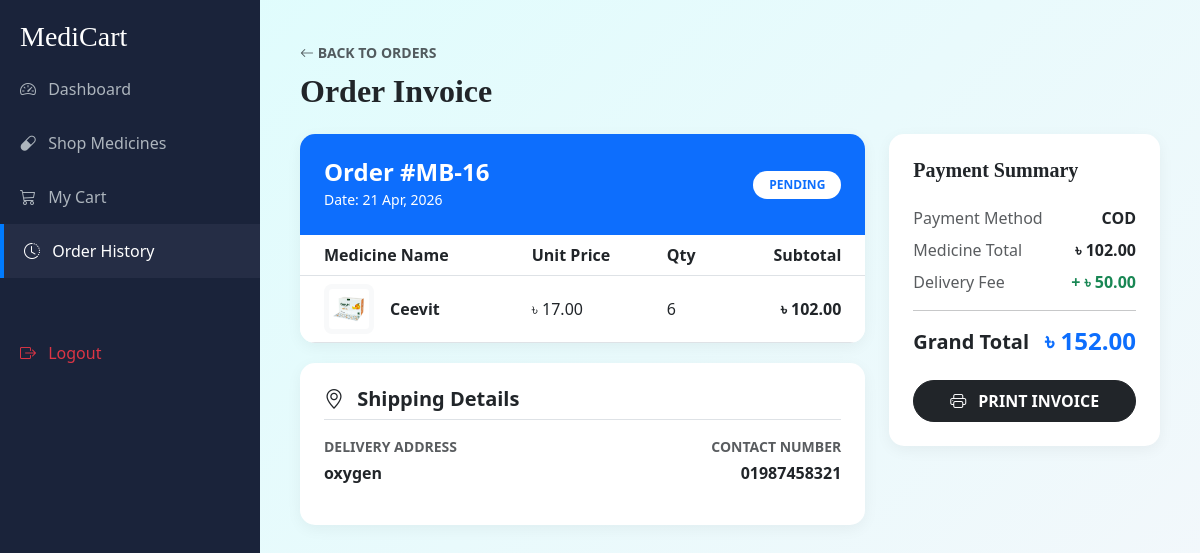
Screenshot of /order_details.php?id=16 (signed in) with the database file from the repository.
### tables this page shows
CREATE TABLE `orders` (
  `order_id` int(11) NOT NULL,
  `user_id` int(11) DEFAULT NULL,
  `address` text DEFAULT NULL,
  `phone` varchar(20) DEFAULT NULL,
  `total_amount` decimal(10,2) DEFAULT NULL,
  `payment_method` varchar(50) DEFAULT NULL,
  `status` varchar(50) DEFAULT 'Pending',
  `prescription_file` varchar(255) DEFAULT NULL,
  `order_date` timestamp NOT NULL DEFAULT current_timestamp(),
  `total_price` decimal(10,2) DEFAULT 0.00
);

CREATE TABLE `order_items` (
  `id` int(11) NOT NULL,
  `order_id` int(11) DEFAULT NULL,
  `medicine_id` int(11) DEFAULT NULL,
  `quantity` int(11) DEFAULT NULL,
  `price` decimal(10,2) DEFAULT NULL
);

CREATE TABLE `medicines` (
  `medicine_id` int(11) NOT NULL,
  `name` varchar(255) DEFAULT NULL,
  `brand` varchar(100) DEFAULT NULL,
  `price` decimal(10,2) DEFAULT NULL,
  `stock` int(11) DEFAULT 0,
  `prescription_required` tinyint(1) DEFAULT 0,
  `image` varchar(255) DEFAULT NULL,
  `created_at` timestamp NOT NULL DEFAULT current_timestamp(),
  `category_id` int(11) DEFAULT NULL,
  `is_prescription_required` tinyint(1) DEFAULT 0
);

### order_details.php (the view, shortened to what this page needs)
<?php
include('includes/db.php');
$user_id = $_SESSION['user_id'];
$order_id = (int)$_GET['id'];
$orderQuery = mysqli_query($conn,
    "SELECT * FROM orders WHERE order_id = '$order_id' AND user_id = '$user_id'"
);
$order = mysqli_fetch_assoc($orderQuery);
$itemsQuery = mysqli_query($conn,
    "SELECT oi.*, m.name, m.image
     FROM order_items oi
     JOIN medicines m ON oi.medicine_id = m.medicine_id
     WHERE oi.order_id = '$order_id'"
);
?>
<!DOCTYPE html>
<html lang="en">
<head>
    <link href="https://cdn.jsdelivr.net/npm/bootstrap@5.3.0/dist/css/bootstrap.min.css" rel="stylesheet">
    <link rel="stylesheet" href="https://cdn.jsdelivr.net/npm/bootstrap-icons@1.11.0/font/bootstrap-icons.css">
</head>
<body>
<div class="sidebar no-print">
    <h3 style="font-family: cursive; padding-left: 20px;">MediCart</h3>
    <a href="dashboard.php"><i class="bi bi-speedometer2 me-2"></i> Dashboard</a>
    <a href="medicines.php"><i class="bi bi-capsule me-2"></i> Shop Medicines</a>
    <a href="cart.php"><i class="bi bi-cart3 me-2"></i> My Cart</a>
    <a href="orders.php" class="active"><i class="bi bi-clock-history me-2"></i> Order History</a>
    <a href="logout.php" class="mt-5 text-danger"><i class="bi bi-box-arrow-right me-2"></i> Logout</a>
</div>
<div class="main-content">
    <div class="mb-4 no-print">
        <a href="orders.php" class="text-decoration-none text-muted small fw-bold">
            <i class="bi bi-arrow-left"></i> BACK TO ORDERS
        </a>
        <h2 class="fw-bold mt-2" style="font-family: cursive;">Order Invoice</h2>
    </div>
    <div class="row">
        <div class="col-lg-8">
            <div class="detail-card overflow-hidden">
                <div class="bg-primary p-4 text-white d-flex justify-content-between align-items-center">
                    <div>
                        <h4 class="mb-0 fw-bold">Order #MB-<?php echo $order['order_id']; ?></h4>
                        <small>Date: <?php echo date('d M, Y', strtotime($order['order_date'])); ?></small>
                    </div>
                    <span class="badge bg-white text-primary rounded-pill fw-bold px-3 py-2">
                        <?php echo strtoupper($order['status']); ?>
                    </span>
                </div>
                <div class="table-responsive">
                    <table class="table mb-0 align-middle">
                        <thead class="bg-light">
                            <tr>
                                <th class="ps-4">Medicine Name</th>
                                <th>Unit Price</th>
                                <th>Qty</th>
                                <th class="text-end pe-4">Subtotal</th>
                            </tr>
                        </thead>
                        <tbody>
                            <?php
                            $medicine_subtotal = 0;
                            while($item = mysqli_fetch_assoc($itemsQuery)):
                                $row_total = $item['price'] * $item['quantity'];
                                $medicine_subtotal += $row_total;
                            ?>
                            <tr>
                                <td class="ps-4">
                                    <div class="d-flex align-items-center">
                                        <img src="uploads/<?php echo $item['image']; ?>" class="med-thumb me-3">
                                        <span class="fw-bold"><?php echo htmlspecialchars($item['name']); ?></span>
                                    </div>
                                </td>
                                <td>৳ <?php echo number_format($item['price'], 2); ?></td>
                                <td><?php echo $item['quantity']; ?></td>
                                <td class="text-end pe-4 fw-bold">৳ <?php echo number_format($row_total, 2); ?></td>
                            </tr>
                            <?php endwhile; ?>
                        </tbody>
                    </table>
                </div>
            </div>
            <div class="detail-card p-4">
                <h5 class="fw-bold border-bottom pb-2 mb-3"><i class="bi bi-geo-alt me-2"></i> Shipping Details</h5>
                <div class="row">
                    <div class="col-md-6">
                        <p class="text-muted small mb-1 text-uppercase fw-bold">Delivery Address</p>
                        <p class="fw-bold text-dark"><?php echo nl2br(htmlspecialchars($order['address'])); ?></p>
                    </div>
                    <div class="col-md-6 text-md-end">
                        <p class="text-muted small mb-1 text-uppercase fw-bold">Contact Number</p>
                        <p class="fw-bold text-dark"><?php echo htmlspecialchars($order['phone']); ?></p>
                    </div>
                </div>
            </div>
        </div>
        <div class="col-lg-4">
            <div class="detail-card p-4">
                <h5 class="fw-bold mb-4" style="font-family: cursive;">Payment Summary</h5>
                <div class="d-flex justify-content-between mb-2">
                    <span class="text-muted">Payment Method</span>
                    <span class="fw-bold"><?php echo $order['payment_method']; ?></span>
                </div>
                <div class="d-flex justify-content-between mb-2">
                    <span class="text-muted">Medicine Total</span>
                    <span class="fw-bold">৳ <?php echo number_format($medicine_subtotal, 2); ?></span>
                </div>
                <div class="d-flex justify-content-between mb-2">
                    <span class="text-muted">Delivery Fee</span>
                    <span class="text-success fw-bold">+ ৳ 50.00</span>
                </div>
                <hr class="my-3">
                <div class="d-flex justify-content-between align-items-center">
                    <h5 class="fw-bold mb-0">Grand Total</h5>
                    <h4 class="fw-bold text-primary mb-0">
                        ৳ <?php echo number_format($medicine_subtotal + 50, 2); ?>
                    </h4>
                </div>
                <div class="mt-4 no-print">
                    <button onclick="window.print()" class="btn btn-dark w-100 rounded-pill py-2 fw-bold">
                        <i class="bi bi-printer me-2"></i> PRINT INVOICE
                    </button>
                </div>
            </div>
        </div>
    </div>
</div>
</body>
</html>

### order_details.php (style rules this page uses)
body { background: linear-gradient(135deg, #ddfdfd, #f5f7fb); font-family: 'Segoe UI', sans-serif; min-height: 100vh; }
.sidebar { width: 260px; height: 100vh; background: #1a233a; position: fixed; left: 0; top: 0; color: #fff; padding-top: 20px; z-index: 1000; }
.sidebar a { display: block; padding: 15px 20px; color: #adb5bd; text-decoration: none; }
.sidebar a.active { background: #252d45; color: #fff; border-left: 4px solid #007bff; }
.main-content { margin-left: 260px; padding: 40px; }
.detail-card { background: #fff; border: none; border-radius: 15px; box-shadow: 0 4px 15px rgba(0,0,0,0.05); margin-bottom: 20px; }
.med-thumb { width: 50px; height: 50px; object-fit: contain; background: #f8f9fa; border-radius: 8px; padding: 5px; }

### rows the page displays
orders: order_id "16", order_date "21 Apr, 2026", status "PENDING", address "oxygen", phone "01987458321", payment_method "COD"
order_items: medicine.image (picture), medicine.name "Ceevit", price "17.00", quantity "6", row_total "102.00"

### other values shown
$medicine_subtotal "102.00"
$medicine_subtotal + 50 "152.00"
